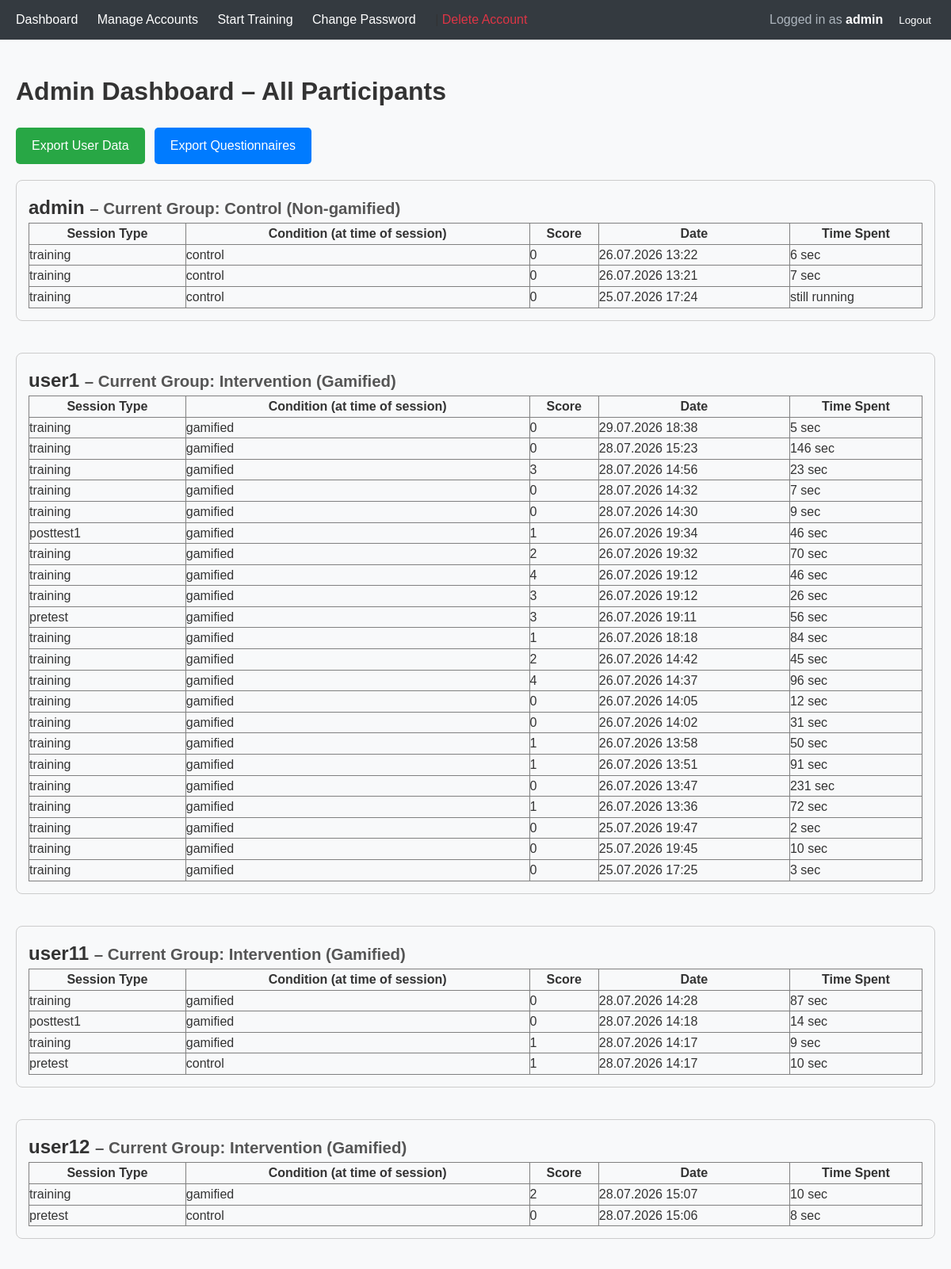
The page /dashboard/ (signed in, upper part) on the database its author committed.
### tests/models.py (models this page shows, shortened)
class TestSession(models.Model):
    user = models.ForeignKey(settings.AUTH_USER_MODEL, on_delete=models.CASCADE)
    session_type = models.CharField(max_length=20, choices=[
        ('pretest', 'Pretest'),
        ('training', 'Training'),
        ('posttest', 'Posttest')
    ])
    condition = models.CharField(max_length=20, choices=[('gamified', 'Gamified'), ('control', 'Control')])
    start_time = models.DateTimeField(auto_now_add=True)
    end_time = models.DateTimeField(null=True, blank=True)
    score = models.IntegerField(default=0)
    total_time_seconds = models.IntegerField(null=True, blank=True)
    responses = models.JSONField(default=dict)  # e.g., {"item_123": {"answer": "B", "time": 45, "correct": True}}
    items = models.ManyToManyField(RPMItem)
    longest_streak = models.PositiveIntegerField(default=0)
    answered_count = models.PositiveIntegerField(default=0)
    class Meta:
        ordering = ['-start_time']

### core/views.py (the view)
# urls.py: path('dashboard/', views.researcher_dashboard, name='dashboard'),      # Smart dashboard
@login_required
def researcher_dashboard(request):
    if request.user.is_staff:
        all_sessions = TestSession.objects.select_related('user', 'user__profile').order_by('user__username', '-start_time')
        sessions_by_user = defaultdict(list)
        for session in all_sessions:
            sessions_by_user[session.user].append(session)
        return render(request, 'core/admin_dashboard.html', {
            'sessions_by_user': dict(sessions_by_user)
        })
    if hasattr(request.user, 'profile') and request.user.profile.condition == 'gamified':
        return redirect('core:user_dashboard')
    return redirect('tests:start_training_page')

### core/templates/core/admin_dashboard.html
{% extends 'base.html' %}
{% block content %}
<div style="display: flex; justify-content: space-between; align-items: center; margin-bottom: 20px;">
    <h1>Admin Dashboard – All Participants</h1>
</div>
<div style="display: flex; gap: 12px; margin-bottom: 20px;">
    <a href="{% url 'core:export_data' %}"
       style="padding: 10px 20px; background-color: #28a745; color: white; text-decoration: none; border-radius: 5px;">
        Export User Data
    </a>
    <a href="{% url 'core:export_questionnaires' %}"
       style="padding: 10px 20px; background-color: #007bff; color: white; text-decoration: none; border-radius: 5px;">
        Export Questionnaires
    </a>
</div>
{% for user, sessions in sessions_by_user.items %}
    <div style="margin-bottom: 40px; border: 1px solid #ccc; padding: 15px; border-radius: 8px;">
        <h2>
            {{ user.username }}
            <small style="font-size: 0.85em; color: #555;">
                – Current Group:
                <strong>
                    {% if user.profile.condition == 'gamified' %}
                        Intervention (Gamified)
                    {% else %}
                        Control (Non-gamified)
                    {% endif %}
                </strong>
            </small>
        </h2>
        <table border="1" style="width:100%; border-collapse: collapse;">
            <thead>
                <tr>
                    <th>Session Type</th>
                    <th>Condition (at time of session)</th>
                    <th>Score</th>
                    <th>Date</th>
                    <th>Time Spent</th>
                </tr>
            </thead>
            <tbody>
                {% for s in sessions %}
                <tr>
                    <td>{{ s.session_type }}</td>
                    <td>{{ s.condition }}</td>
                    <td>{{ s.score }}</td>
                    <td>{{ s.start_time|date:"d.m.Y H:i" }}</td>
                    <td>
                        {% if s.total_time_seconds %}
                            {{ s.total_time_seconds }} sec
                        {% else %}
                            still running
                        {% endif %}
                    </td>
                </tr>
                {% empty %}
                <tr><td colspan="4">No sessions yet</td></tr>
                {% endfor %}
            </tbody>
        </table>
    </div>
{% empty %}
    <p>No participants have started yet.</p>
{% endfor %}
{% endblock %}

### templates/base.html (shortened to what this page needs)
<!DOCTYPE html>
<html lang="en">
<head>
    {% load static %}
    <link rel="stylesheet" href="{% static 'css/style.css' %}">
</head>
<body>
    <nav style="display: flex; justify-content: space-between; align-items: center; background-color: #343a40; padding: 12px 20px;">
    <div>
    {% if user.is_authenticated %}
        {% if user.is_staff %}
            <a href="{% url 'core:dashboard' %}">Dashboard</a>
            <a href="/admin/">Manage Accounts</a>
        {% elif user.profile.condition == 'gamified' %}
            <a href="{% url 'core:dashboard' %}">Dashboard</a>
        {% endif %}
        <a href="{% url 'tests:start_training_page' %}">Start Training</a>
        <a href="{% url 'users:change_password' %}">Change Password</a> |
        <a href="{% url 'users:delete_account' %}" style="color: #dc3545;">Delete Account</a>
    {% else %}
        <a href="{% url 'login' %}">Login</a>
        <a href="{% url 'users:register' %}">Register</a>
    {% endif %}
    </div>
    <div style="display: flex; align-items: center; gap: 15px;">
        {% if user.is_authenticated %}
            <span style="color: #adb5bd;">
                Logged in as <strong style="color: white;">{{ user.username }}</strong>
            </span>
            <form method="post" action="{% url 'logout' %}" style="display:inline; margin:0;">
                <button type="submit" style="background:none; border:none; color:white; cursor:pointer; padding:0;">
                    Logout
                </button>
            </form>
        {% endif %}
    </div>
    </nav>
    <div class="container">
        {% block content %}{% endblock %}
    </div>
</body>
</html>

### static/css/style.css (style rules this page uses)
* { margin: 0; padding: 0; box-sizing: border-box; }
body { font-family: Arial, sans-serif; line-height: 1.6; background-color: #f8f9fa; color: #333; }
.container { max-width: 1200px; margin: 0 auto; padding: 20px; }
nav { background-color: #343a40; padding: 15px; margin-bottom: 20px; }
nav a { color: white; margin-right: 20px; text-decoration: none; }
button { padding: 10px 20px; margin: 5px; background-color: #007bff; color: white; border: none; border-radius: 4px; cursor: pointer; }

### rows shown on the page
TestSession: session_type "training", condition "control", score "0", start_time "26.07.2026 13:22", total_time_seconds "6"
TestSession: session_type "training", condition "control", score "0", start_time "26.07.2026 13:21", total_time_seconds "7"
TestSession: session_type "training", condition "control", score "0", start_time "25.07.2026 17:24", shows "still running"
TestSession: session_type "training", condition "gamified", score "0", start_time "29.07.2026 18:38", total_time_seconds "5"
TestSession: session_type "training", condition "gamified", score "0", start_time "28.07.2026 15:23", total_time_seconds "146"
TestSession: session_type "training", condition "gamified", score "3", start_time "28.07.2026 14:56", total_time_seconds "23"
TestSession: session_type "training", condition "gamified", score "0", start_time "28.07.2026 14:32", total_time_seconds "7"
TestSession: session_type "training", condition "gamified", score "0", start_time "28.07.2026 14:30", total_time_seconds "9"
TestSession: session_type "posttest1", condition "gamified", score "1", start_time "26.07.2026 19:34", total_time_seconds "46"
TestSession: session_type "training", condition "gamified", score "2", start_time "26.07.2026 19:32", total_time_seconds "70"
TestSession: session_type "training", condition "gamified", score "4", start_time "26.07.2026 19:12", total_time_seconds "46"
TestSession: session_type "training", condition "gamified", score "3", start_time "26.07.2026 19:12", total_time_seconds "26"
TestSession: session_type "pretest", condition "gamified", score "3", start_time "26.07.2026 19:11", total_time_seconds "56"
TestSession: session_type "training", condition "gamified", score "1", start_time "26.07.2026 18:18", total_time_seconds "84"
TestSession: session_type "training", condition "gamified", score "2", start_time "26.07.2026 14:42", total_time_seconds "45"
TestSession: session_type "training", condition "gamified", score "4", start_time "26.07.2026 14:37", total_time_seconds "96"
TestSession: session_type "training", condition "gamified", score "0", start_time "26.07.2026 14:05", total_time_seconds "12"
TestSession: session_type "training", condition "gamified", score "0", start_time "26.07.2026 14:02", total_time_seconds "31"
TestSession: session_type "training", condition "gamified", score "1", start_time "26.07.2026 13:58", total_time_seconds "50"
TestSession: session_type "training", condition "gamified", score "1", start_time "26.07.2026 13:51", total_time_seconds "91"
TestSession: session_type "training", condition "gamified", score "0", start_time "26.07.2026 13:47", total_time_seconds "231"
TestSession: session_type "training", condition "gamified", score "1", start_time "26.07.2026 13:36", total_time_seconds "72"
TestSession: session_type "training", condition "gamified", score "0", start_time "25.07.2026 19:47", total_time_seconds "2"
TestSession: session_type "training", condition "gamified", score "0", start_time "25.07.2026 19:45", total_time_seconds "10"
TestSession: session_type "training", condition "gamified", score "0", start_time "25.07.2026 17:25", total_time_seconds "3"
TestSession: session_type "training", condition "gamified", score "0", start_time "28.07.2026 14:28", total_time_seconds "87"
TestSession: session_type "posttest1", condition "gamified", score "0", start_time "28.07.2026 14:18", total_time_seconds "14"
TestSession: session_type "training", condition "gamified", score "1", start_time "28.07.2026 14:17", total_time_seconds "9"
TestSession: session_type "pretest", condition "control", score "1", start_time "28.07.2026 14:17", total_time_seconds "10"
TestSession: session_type "training", condition "gamified", score "2", start_time "28.07.2026 15:07", total_time_seconds "10"
TestSession: session_type "pretest", condition "control", score "0", start_time "28.07.2026 15:06", total_time_seconds "8"

### other values the page prints
{{ user.username }} "admin"
{{ user.username }} "user1"
{{ user.username }} "user11"
{{ user.username }} "user12"
